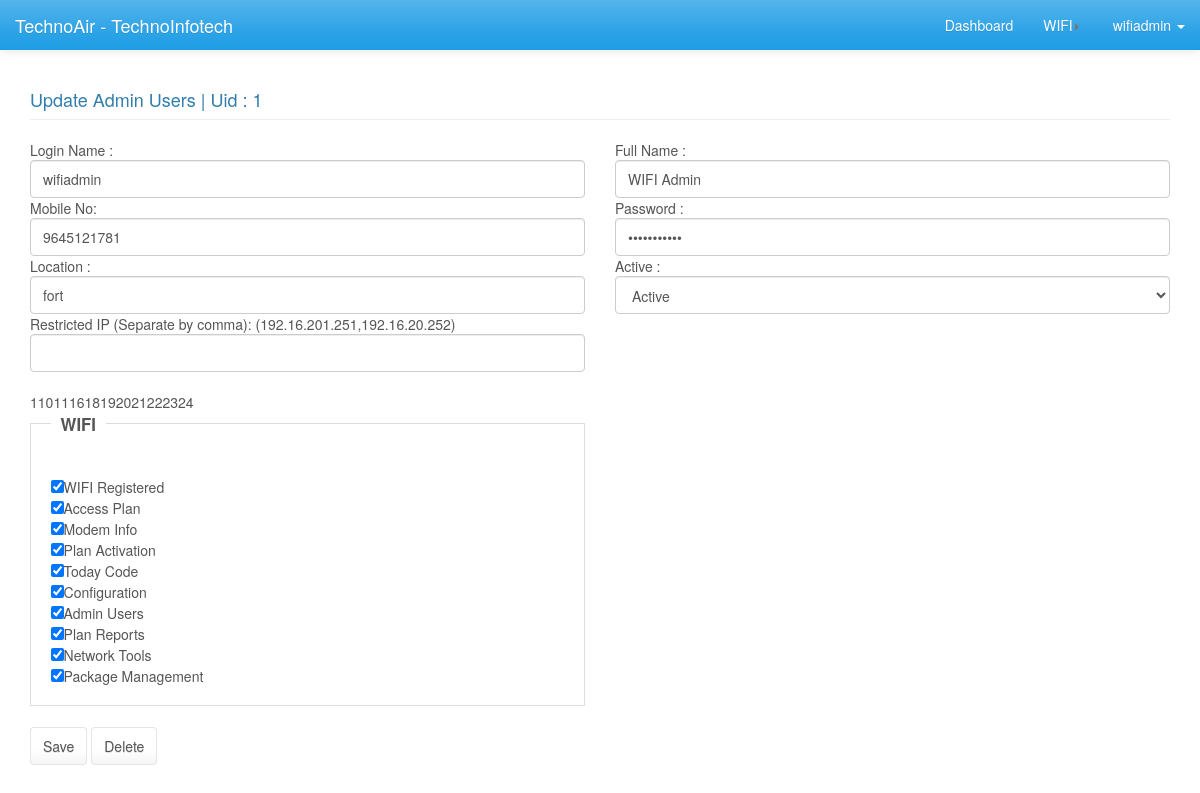
Screenshot of /rootdir/var/www/html/wifiadmin/admin_edit_users.php?uid=1 (signed in) with the database file from the repository.
### tables this page shows
CREATE TABLE `config_info` (
  `uid` int(11) NOT NULL AUTO_INCREMENT,
  `logid` int(11) DEFAULT NULL,
  `create_by_user` varchar(250) NOT NULL,
  `create_on_date` timestamp NOT NULL DEFAULT CURRENT_TIMESTAMP,
  `create_type` varchar(250) NOT NULL,
  `type_of_msg` varchar(250) NOT NULL DEFAULT '',
  `msg_in_config` varchar(255) NOT NULL,
  `msg_data` text NOT NULL,
  PRIMARY KEY (`uid`),
  UNIQUE KEY `type_of_msg` (`type_of_msg`)
);

CREATE TABLE `app_module_info` (
  `uid` int(11) NOT NULL AUTO_INCREMENT,
  `logid` int(11) DEFAULT NULL,
  `create_by_user` varchar(250) DEFAULT NULL,
  `create_on_date` timestamp NOT NULL DEFAULT CURRENT_TIMESTAMP,
  `create_type` varchar(250) NOT NULL,
  `org_sname` varchar(250) NOT NULL,
  `module_id` int(250) NOT NULL,
  `module_sname` varchar(250) NOT NULL,
  `module_fullname` varchar(250) NOT NULL,
  `module_phpuri` varchar(250) NOT NULL,
  `module_primary_id` int(11) NOT NULL,
  `module_dropdown` int(11) NOT NULL,
  `module_display_order_id` int(11) NOT NULL,
  PRIMARY KEY (`uid`)
);

CREATE TABLE `app_login_info` (
  `uid` int(11) NOT NULL AUTO_INCREMENT,
  `logid` int(11) DEFAULT NULL,
  `create_by_user` varchar(250) DEFAULT NULL,
  `create_on_date` timestamp NOT NULL DEFAULT CURRENT_TIMESTAMP,
  `create_type` varchar(250) NOT NULL,
  `org_sname` varchar(250) NOT NULL,
  `login_name` varchar(250) NOT NULL,
  `login_pass` varchar(250) NOT NULL,
  `login_ip` varchar(250) NOT NULL,
  `login_fullname` varchar(250) NOT NULL,
  `login_contact` varchar(250) NOT NULL,
  `login_location` varchar(250) NOT NULL,
  `login_active` int(11) NOT NULL DEFAULT '1',
  PRIMARY KEY (`uid`)
);

### rootdir/var/www/html/wifiadmin/dbinfo.php (called while the page is built, shortened)
<?
$ebdbname="wifihotspot";
$ebdbuser="root";
$ebdbhost="localhost";
$ebdbpass="techno02srv";
$appname="TechnoAir";
$mysqldblink = new mysqli($ebdbhost, $ebdbuser, $ebdbpass, $ebdbname);
$sqlxz="SELECT `type_of_msg` , `msg_in_config` , `msg_data` FROM `config_info` ORDER BY `uid` ASC";
$mysqlresult = $mysqldblink->query($sqlxz);
while($mysqlrow = $mysqlresult->fetch_assoc()){
if($mysqlrow['type_of_msg']=="COMPANY_NAME"){$companyname=$mysqlrow['msg_data'];}
}
$appcompanyname=$companyname;
?>

### rootdir/var/www/html/wifiadmin/admin_edit_users.php (the view, shortened to what this page needs)
<?
$submoduleid=21;
include_once('common_tools.php');
$getuid=$_REQUEST['uid'];
if($userlogin==1){html_header_to_show();}
if($userlogin==1 && $accessokformodule==1)
{
?>
<div class="container">
<h4 class="page-header">Update Admin Users | Uid : <?=$getuid?></h4>
<?
$sqlxz="SELECT * FROM `app_login_info` Where `uid`= $getuid";
$mysqlresult = $mysqldblink->query($sqlxz);
while($mysqlrow = $mysqlresult->fetch_array()){
$getuid=$mysqlrow['uid'];
$user_login_name=$mysqlrow['login_name'];
$user_full_name=$mysqlrow['login_fullname'];
$user_pass=$mysqlrow['login_pass'];
$user_mobile=$mysqlrow['login_contact'];
$user_ip=$mysqlrow['login_ip'];
$user_location=$mysqlrow['login_location'];
if($mysqlrow['login_active']=="1"){$active="selected";}
}
?>
<form action=""  method="post" name="newadd" id="newadd"  >
<div class="row">
<div class="col-md-6">
Login Name : <input type="text" class="form-control" name="user_login_name" value="<?=$user_login_name?>" required >
</div>
<div class="col-md-6">
Full Name : <input type="text" class="form-control" name="user_full_name" value="<?=$user_full_name?>" required >
</div>
</div>
<div class="row">
<div class="col-md-6">
Mobile No: <input type="text" class="form-control" name="user_mobile" value="<?=$user_mobile?>" pattern="[0-9]{10}" title="10 digits Mobile No"required/>
</div>
<div class="col-md-6">
Password : <input type="password" class="form-control" id="user_pass"name="user_pass" value="<?=$user_pass?>" required/>
</div>
</div>
<div class="row">
<div class="col-md-6">
Location : <input type="text" class="form-control" name="user_location" value="<?=$user_location ?>" required >
</div>
<div class="col-md-6">
Active  :<select class="form-control" name="login_active">
<option value="1" <?=$active?> >Active</option>
</select>
</div>
</div>
<div class="row">
<div class="col-md-6">
Restricted IP (Separate by comma): (192.16.201.251,192.16.20.252) <input type="text" class="form-control" name="user_ip" value="<?=$user_ip ?>" >
</div>
</div>
<br/>
<div class="row">
<div class="col-md-6">
<?
$gotmod=array();
$gm=0;
$sqx="SELECT DISTINCT `module_id` FROM `app_module_access` WHERE `login_name` = '".$getuid."' ";
$mysqlegnd1 = $mysqldblink->query($sqx);
while($mysqlrow = $mysqlegnd1->fetch_array()){
echo $gotmod[$gm]=$mysqlrow['module_id'];
$gm++;
}
$legnd1="SELECT module_id,module_sname FROM `app_module_info` WHERE `module_primary_id` = 0";
$mysqlegnd1 = $mysqldblink->query($legnd1);
while($mysqlrow = $mysqlegnd1->fetch_array()){
$module_id=$mysqlrow['module_id'];
$module_sname=$mysqlrow['module_sname'];
?>
<fieldset class="scheduler-border">
    <legend class="scheduler-border">
<?=$module_sname?></legend>
<?
$legnd2="SELECT * FROM `app_module_info` WHERE `module_primary_id` = ".$module_id."";
$mysqlegnd2 = $mysqldblink->query($legnd2);
while($mysqlrow2 = $mysqlegnd2->fetch_array()){
$smodule_id=$mysqlrow2['module_id'];
$smodule_sname=$mysqlrow2['module_sname'];
$gcheck="";
for($gm=0;$gm<sizeof($gotmod);$gm++)
{
if($gotmod[$gm]==$smodule_id){$gcheck="checked";}
}
print "<br><input type=\"checkbox\" name=\"modaccess_".$smodule_id."\" value=\"yes\" ".$gcheck.">";
print $smodule_sname;
}
?>
</fieldset>
<?}?>
</div>
</div>
<button class="btn btn-default" name="saveuser" value="Save Details" onclick="save_admin_user(); return false;">Save</button>
<input type="button" name="deluser" value="Delete" onClick="confirmdel(); return false;" class="btn btn-default">
</form>
<?
}
html_footer_to_show();
?>

### rootdir/var/www/html/wifiadmin/common_tools.php (shortened to what this page needs)
<?
include_once('dbinfo.php');
$userlogin=0;
$userloginname="";
$userloginid=0;
?>
<?
if($_POST['loginnow'] !="yes" && $userlogin==0)
{
if($_COOKIE["usertoauto"] !="")
{
$usertoautodetailsx=$_COOKIE["usertoauto"];
$usertoautodetails="";
$numearray = array('0','1','2','3','4','5','6','7','8','9','-');
$numdarray = array('K','S','T','J','U','Z','Q','X','G','W','L');
for($xc=0;$xc<strlen($usertoautodetailsx);$xc++){$numdata = substr($usertoautodetailsx,$xc,1);$addxv="";for($ert=0;$ert<sizeof($numearray);$ert++)
{if($numdarray[$ert]==$numdata){$addvx=$numearray[$ert];}}$usertoautodetails=$usertoautodetails.$addvx;}
$cuserx=explode("---",$usertoautodetails);
if($cuserx[1]!="")
{
$sqlx="SELECT `login_name`,`uid`,`create_by_user` FROM `app_login_info` WHERE `uid`  = '".$cuserx[1]."'  && `login_active` =1 ";
$mysqlresult = $mysqldblink->query($sqlx);
while($mysqlrow = $mysqlresult->fetch_assoc()){
$userlogin=1;
$userloginid=$mysqlrow['uid'];
$userloginname=$mysqlrow['login_name'];
}
}
}
}
function html_header_to_show()
{
global $sr,$apptitle,$appname,$appcompanyname,$userloginname,$submoduleid,$userlogin,$userloginname,$userloginid,$accessokformodule,$mysqldblink,$moduletitle;
?>
<!DOCTYPE html>
<html lang="en">
<head>
<link href="css/datepicker.css" rel="stylesheet">
<link href="css/bootstrap.min-blue.css" rel="stylesheet">
<link href="css/dashboard.css" rel="stylesheet">
<link href="css/datepicker.css" rel="stylesheet">
<link rel="stylesheet" type="text/css" href="css/bootstrap-clockpicker.min.css">
<link rel="stylesheet" type="text/css" href="css/jquery.dataTables.css">
<link rel="stylesheet" type="text/css" href="css/dataTables.responsive.css">
<link rel="stylesheet" type="text/css" href="css/navbar.css">
</head>
<body>
<div class="navbar navbar-default navbar-fixed-top" role="navigation">
<div class="container-fluid">
<div class="navbar-header">
<a class="navbar-brand" href="index.php"><? echo $appname." - ".$appcompanyname; ?></a>
</div>
<?
if($userlogin==1)
{
?>
<div class="navbar-collapse collapse">
<ul class="nav navbar-nav navbar-right">
<li <? if($submoduleid==0){echo 'class="active"';} ?> ><a href="index.php">Dashboard</a></li>
<?
$sqlxu="SELECT a.`module_id`, a.`module_sname`, a.`module_fullname`, a.`module_phpuri` FROM `app_module_info` as a,`app_module_access` as b  WHERE   a.`module_primary_id` = 0 and b.`module_id`=a.`module_id` AND b.`login_name` = '".$userloginid."' order by a.`module_display_order_id` ASC";
$mysqlresultu = $mysqldblink->query($sqlxu);
while($mysqlrowu = $mysqlresultu->fetch_assoc()){
?>
<li <? if($submoduleid==$mysqlrowu['module_id']){echo 'class="active"';} ?> class="dropdown"><a href="#"  class="dropdown-toggle" data-toggle="dropdown" ><?=$mysqlrowu['module_sname']?><span class="caret caret-right"></span></a>
<?
$sqlxua="SELECT a.`module_id`, a.`module_sname`, a.`module_fullname`, a.`module_phpuri` FROM `app_module_info` as a,`app_module_access` as b  WHERE   a.`module_primary_id` = ".$mysqlrowu['module_id']." and b.`module_id`=a.`module_id` AND b.`login_name` = '".$userloginid."' order by a.`module_display_order_id` ASC";
$mysqlresultua = $mysqldblink->query($sqlxua);
while($mysqlrowua = $mysqlresultua->fetch_assoc()){
if($mysqlrowua['module_id']==$submoduleid)
{
$accessokformodule=1;
}
?>
<?
}
print "</li>";
}
?>
<li class="dropdown">
<a href="#" class="dropdown-toggle" data-toggle="dropdown"><?=$userloginname?> <span class="caret"></span></a>
</li>
</div>
<?
}
?>
</div></div>
<?
}
function html_footer_to_show()
{
?>
</body></html>
<?
}
?>

### rootdir/var/www/html/wifiadmin/css/dashboard.css (style rules this page uses)
body { padding-top: 50px; }
.navbar-fixed-top { border: 0; }

### rootdir/var/www/html/wifiadmin/css/navbar.css (style rules this page uses)
@media (min-width: 767px) { .caret-right { width: 0; height: 0; border-top: 4px solid rgba(0, 0, 0, 0); border-bottom: 4px solid rgba(0, 0, 0, 0); border-left: 4px solid #777777; } }

### rootdir/var/www/html/wifiadmin/admin_edit_users.php (style rules this page uses)
fieldset.scheduler-border { border: 1px groove #ddd !important; padding: 0 1.4em 1.4em 1.4em !important; margin: 0 0 1.5em 0 !important; -webkit-box-shadow: 0px 0px 0px 0px #000; box-shadow: 0px 0px 0px 0px #000; }
legend.scheduler-border { font-size: 1.2em !important; font-weight: bold !important; text-align: left !important; width:auto; padding:0 10px; border-bottom:none; }

### rows the page displays
config_info: msg_data "TechnoInfotech"
app_module_info: module_sname "WIFI"
app_login_info: login_name "wifiadmin", user_login_name "wifiadmin", user_full_name "WIFI Admin", user_mobile "9645121781", user_location "fort"
app_module_info: module "1", module_sname "Admin Users"
app_module_info: module_sname "WIFI Registered"
app_module_info: module_sname "Access Plan"
app_module_info: module_sname "Modem Info"
app_module_info: module_sname "Plan Activation"
app_module_info: module_sname "Today Code"
app_module_info: module_sname "Configuration"
app_module_info: module_sname "Plan Reports"
app_module_info: module_sname "Network Tools"
app_module_info: module_sname "Package Management"

### other values shown
$appname "TechnoAir"
$getuid "1"
$gotmod[$gm]=$mysqlrow['module_id'] "10"
$gotmod[$gm]=$mysqlrow['module_id'] "11"
$gotmod[$gm]=$mysqlrow['module_id'] "16"
$gotmod[$gm]=$mysqlrow['module_id'] "18"
$gotmod[$gm]=$mysqlrow['module_id'] "19"
$gotmod[$gm]=$mysqlrow['module_id'] "20"
$gotmod[$gm]=$mysqlrow['module_id'] "21"
$gotmod[$gm]=$mysqlrow['module_id'] "22"
$gotmod[$gm]=$mysqlrow['module_id'] "23"
$gotmod[$gm]=$mysqlrow['module_id'] "24"
